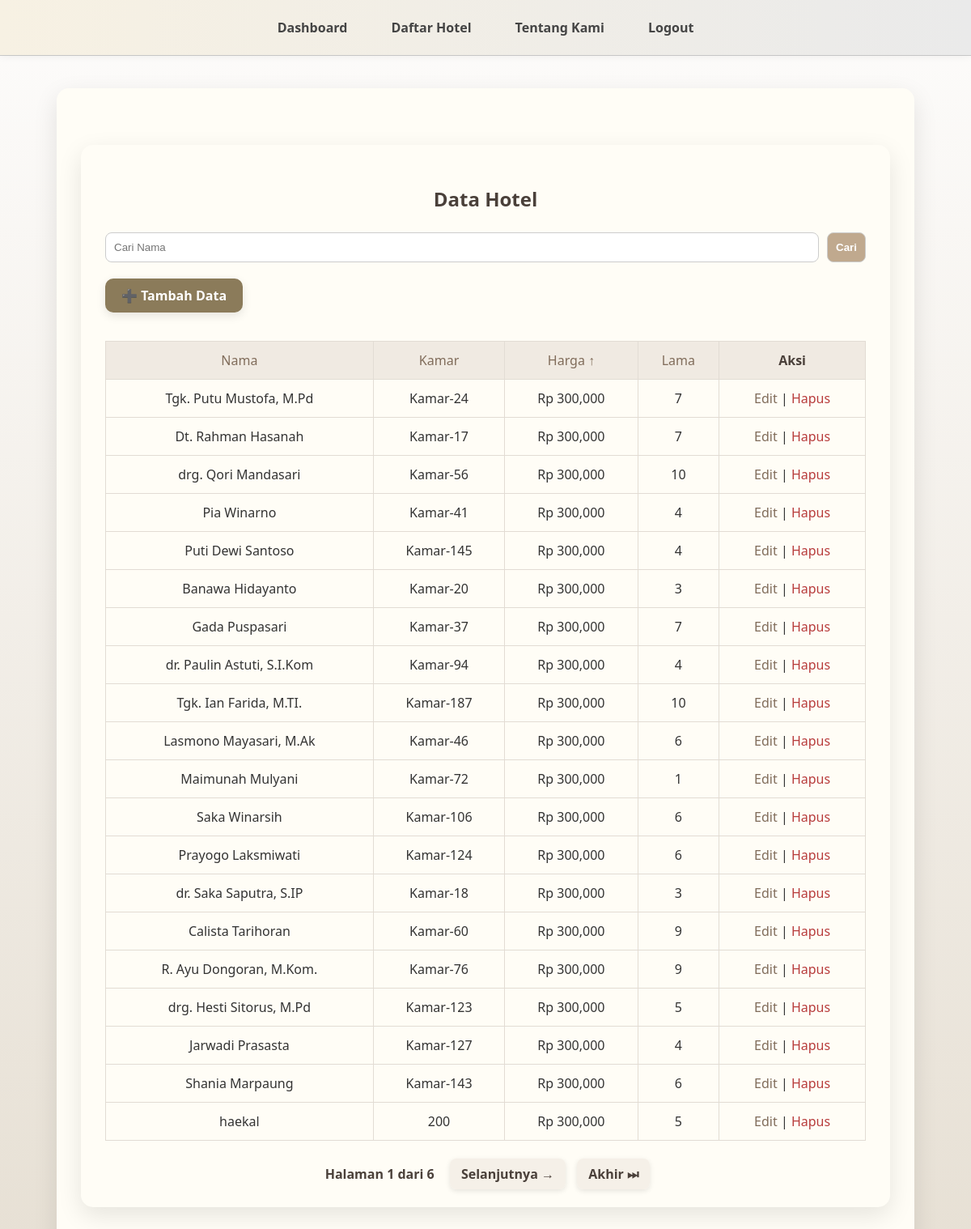
Page /hotel/?sort=harga (signed in) on the committed database.
### pendaftaran/models.py (models this page shows, shortened)
class Hotel(models.Model):
    nama = models.CharField(max_length=100)
    kamar = models.CharField(max_length=50)
    harga = models.IntegerField()
    lama_inap = models.IntegerField()

### pendaftaran/views.py (the view)
# urls.py: path('hotel/', views.index, name='index'),
@login_required
def index(request):
    q = request.GET.get('q', '')
    sort = request.GET.get('sort', 'nama')
    hotels = Hotel.objects.all()
    if q:
        hotels = hotels.filter(nama__icontains=q)
    valid_sort_fields = ['nama', 'kamar', 'harga', 'lama_inap']
    if sort.replace('-', '') in valid_sort_fields:
        hotels = hotels.order_by(sort)
    paginator = Paginator(hotels, 20)
    page_number = request.GET.get('page')
    page_obj = paginator.get_page(page_number)
    columns = [
        ('nama', 'Nama'),
        ('kamar', 'Kamar'),
        ('harga', 'Harga'),
        ('lama_inap', 'Lama')
    ]
    return render(request, 'hotel/index.html', {
        'hotels': page_obj,
        'q': q,
        'sort': sort,
        'columns': columns,
        'page_obj': page_obj,
    })

### pendaftaran/templates/hotel/index.html (shortened to what this page needs)
{% extends "base.html" %}
{% load humanize %}
{% block content %}
<div class="container">
    <h2>Data Hotel</h2>
    <form method="get" style="display: flex; gap: 10px; margin-bottom: 20px;">
        <input name="q" placeholder="Cari Nama" value="{{ q }}" style="flex: 1;">
        <button>Cari</button>
    </form>
    <a href="{% url 'tambah' %}" class="btn-tambah">➕ Tambah Data</a>
    <table>
        <thead>
            <tr>
                {% for col, label in columns %}
                <th>
                    <a href="?sort={{ col }}{% if q %}&q={{ q }}{% endif %}">
                        {{ label }}
                        {% if sort == col %}↑{% elif sort == '-'|add:col %}↓{% endif %}
                    </a>
                </th>
                {% endfor %}
                <th>Aksi</th>
            </tr>
        </thead>
        <tbody>
            {% for h in hotels %}
            <tr>
                <td>{{ h.nama }}</td>
                <td>{{ h.kamar }}</td>
                <td>Rp {{ h.harga|intcomma }}</td>
                <td>{{ h.lama_inap }}</td>
                <td>
                    <a href="{% url 'edit' h.id %}">Edit</a> |
                    <a href="{% url 'hapus' h.id %}" onclick="return confirm('Yakin ingin menghapus data ini?')" style="color: #b83c3c;">Hapus</a>
                </td>
            </tr>
            {% empty %}
            <tr><td colspan="5">Tidak ada data ditemukan.</td></tr>
            {% endfor %}
        </tbody>
    </table>
    <div class="pagination">
        <span>Halaman {{ page_obj.number }} dari {{ page_obj.paginator.num_pages }}</span>
        {% if page_obj.has_next %}
            <a href="?page={{ page_obj.next_page_number }}{% if q %}&q={{ q }}{% endif %}{% if sort %}&sort={{ sort }}{% endif %}">Selanjutnya →</a>
            <a href="?page={{ page_obj.paginator.num_pages }}{% if q %}&q={{ q }}{% endif %}{% if sort %}&sort={{ sort }}{% endif %}">Akhir ⏭</a>
        {% endif %}
    </div>
</div>
{% endblock %}

### pendaftaran/templates/base.html (style rules this page uses)
body { margin: 0; font-family: 'Segoe UI', sans-serif; background-color: #fdfdfd; color: #333; }
.container { max-width: 960px; margin: 30px auto; padding: 0 20px; }

### pendaftaran/templates/hotel/index.html (style rules this page uses)
body { background: linear-gradient(to bottom, #fdfcfb, #e6dfd3); font-family: 'Segoe UI', sans-serif; }
.container { max-width: 1000px; margin: 40px auto; background-color: #fffdf6; border-radius: 15px; padding: 30px; box-shadow: 0 10px 30px rgba(0, 0, 0, 0.1); animation: fadeInUp 0.8s ease-in-out; }
h2 { text-align: center; color: #4a403a; margin-bottom: 25px; }
form input, form button { padding: 10px; border-radius: 8px; border: 1px solid #ccc; }
form button { background-color: #c0a98e; color: #fff; font-weight: bold; transition: background-color 0.3s ease; }
table { width: 100%; border-collapse: collapse; margin-top: 20px; animation: fadeIn 1s ease; }
th, td { padding: 12px; border: 1px solid #e2dcd4; text-align: center; }
thead { background-color: #f0eae2; color: #4a403a; }
a { color: #806c5a; text-decoration: none; font-weight: 500; }
.btn-tambah { display: inline-block; padding: 10px 20px; background-color: #8b7b5a; color: white; border-radius: 10px; font-weight: bold; box-shadow: 0 4px 12px rgba(0,0,0,0.1); transition: background-color 0.2s ease; margin-bottom: 15px; }
.pagination { text-align: center; margin-top: 30px; }
.pagination a { margin: 0 5px; padding: 8px 14px; border-radius: 8px; background-color: #f5f0e8; color: #4a403a; font-weight: bold; text-decoration: none; box-shadow: 0 2px 6px rgba(0,0,0,0.1); }
.pagination span { font-weight: bold; color: #4a403a; margin: 0 10px; }

### rows in the picture
Hotel: nama "Tgk. Putu Mustofa, M.Pd", kamar "Kamar-24", harga "300,000", lama_inap "7"
Hotel: nama "Dt. Rahman Hasanah", kamar "Kamar-17", harga "300,000", lama_inap "7"
Hotel: nama "drg. Qori Mandasari", kamar "Kamar-56", harga "300,000", lama_inap "10"
Hotel: nama "Pia Winarno", kamar "Kamar-41", harga "300,000", lama_inap "4"
Hotel: nama "Puti Dewi Santoso", kamar "Kamar-145", harga "300,000", lama_inap "4"
Hotel: nama "Banawa Hidayanto", kamar "Kamar-20", harga "300,000", lama_inap "3"
Hotel: nama "Gada Puspasari", kamar "Kamar-37", harga "300,000", lama_inap "7"
Hotel: nama "dr. Paulin Astuti, S.I.Kom", kamar "Kamar-94", harga "300,000", lama_inap "4"
Hotel: nama "Tgk. Ian Farida, M.TI.", kamar "Kamar-187", harga "300,000", lama_inap "10"
Hotel: nama "Lasmono Mayasari, M.Ak", kamar "Kamar-46", harga "300,000", lama_inap "6"
Hotel: nama "Maimunah Mulyani", kamar "Kamar-72", harga "300,000", lama_inap "1"
Hotel: nama "Saka Winarsih", kamar "Kamar-106", harga "300,000", lama_inap "6"
Hotel: nama "Prayogo Laksmiwati", kamar "Kamar-124", harga "300,000", lama_inap "6"
Hotel: nama "dr. Saka Saputra, S.IP", kamar "Kamar-18", harga "300,000", lama_inap "3"
Hotel: nama "Calista Tarihoran", kamar "Kamar-60", harga "300,000", lama_inap "9"
Hotel: nama "R. Ayu Dongoran, M.Kom.", kamar "Kamar-76", harga "300,000", lama_inap "9"
Hotel: nama "drg. Hesti Sitorus, M.Pd", kamar "Kamar-123", harga "300,000", lama_inap "5"
Hotel: nama "Jarwadi Prasasta", kamar "Kamar-127", harga "300,000", lama_inap "4"
Hotel: nama "Shania Marpaung", kamar "Kamar-143", harga "300,000", lama_inap "6"
Hotel: nama "haekal", kamar "200", harga "300,000", lama_inap "5"

### other values in the picture
{{ label }} "Nama" "Kamar" "Harga" "Lama"
{{ page_obj.number }} "1"
{{ page_obj.paginator.num_pages }} "6"
